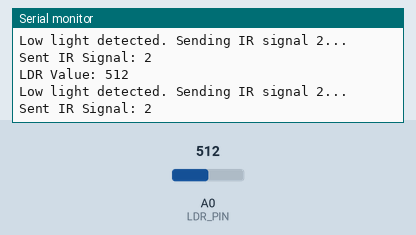
This sketch was run on a simulated Arduino Uno, built with avr-gcc and run on an emulated ATmega328P. On the bench: the last lines printed to the serial monitor. The inputs (shaded band) are chosen by the test bench; at power-on: A0 (LDR_PIN) = 512.

Above: at 1.3 s.
1.4 s: A0 (LDR_PIN) set to 692
At 2.2 s:
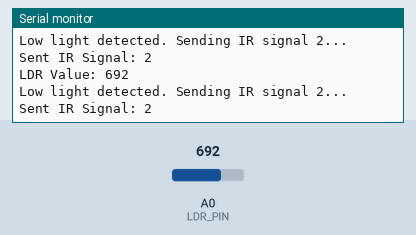
4.6 s: A0 (LDR_PIN) set to 715
At 5.6 s:
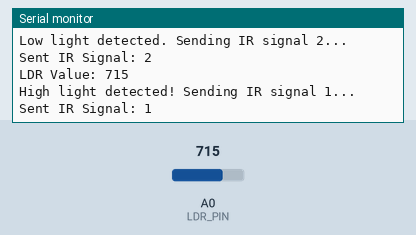
Timing chart, 0 to 7.6 s (numbered marks = the images above; inputs shaded):
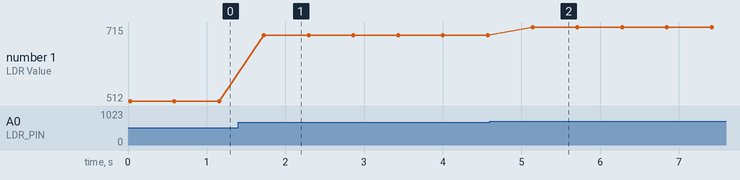

The sketch:

truyen.ino
```cpp
#include <IRremote.hpp>  // Thư viện IRremote

const int LDR_PIN = A0;         // Chân kết nối với cảm biến ánh sáng (LDR)
const int IR_SEND_PIN = 3;      // Chân gửi tín hiệu IR
const int LIGHT_THRESHOLD = 700; // Ngưỡng ánh sáng để gửi tín hiệu IR đặc biệt

void setup() {
    Serial.begin(9600);          // Khởi tạo giao tiếp Serial
    IrSender.begin(IR_SEND_PIN); // Khởi tạo module IR tại chân 3
    Serial.println("LDR + IR System Started");
}

void loop() {
   int lightValue = analogRead(LDR_PIN); // Đọc giá trị ánh sáng từ cảm biến LDR

   Serial.print("LDR Value: ");
   Serial.println(lightValue);

   // Chọn mã tín hiệu IR dựa trên giá trị ánh sáng
   unsigned long signalCode;
   if (lightValue > LIGHT_THRESHOLD) {
       signalCode = 1; // Gửi tín hiệu IR khi ánh sáng lớn hơn ngưỡng
       Serial.println("High light detected! Sending IR signal 1...");
   } else {
       signalCode = 2; // Gửi tín hiệu IR khi ánh sáng nhỏ hơn ngưỡng
       Serial.println("Low light detected. Sending IR signal 2...");
   }

   // Gửi tín hiệu IR
   IrSender.sendRC5(signalCode, 8); // Gửi mã tín hiệu IR với 8 bit
   Serial.print("Sent IR Signal: ");
   Serial.println(signalCode, HEX);

   delay(500); // Tạm dừng nửa giây trước khi lặp lại
}
```

Measured:
- after the input at 1.4 s, the serial monitor: prints a new line after 0.33 s (image 1)
- after the input at 4.6 s, the serial monitor: prints a new line after 0.54 s (image 2)
- plotted number 1: 512 → 692 after the input at 1.4 s, 692 → 715 after the input at 4.6 s
